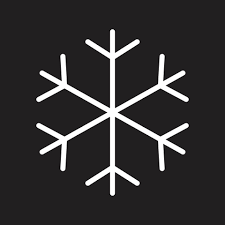
#> input picture Open CV/Brightness Control With Hand Detection OpenCV Python Source Code/snowflake.png, 225 x 225 px
$ python contour_3.py
#> lines starting #> are read from the running program, lines starting #| are printed output that depends on the picture; after the words box and inside, x2 and y2 are one past the last pixel; in counts of white or black regions, pixels touching at a corner belong together
import cv2
import numpy as np

OPENCV_MAJOR_VERSION = int(cv2.__version__.split('.')[0])

img = cv2.pyrDown(cv2.imread("snowflake.png"))
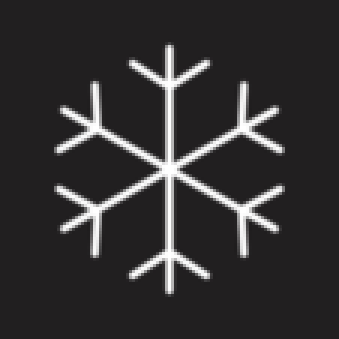
#> img: shape (113, 113, 3) (shown 3 times larger); mean B, G, R 49.5, 48.6, 50.5

ret, thresh = cv2.threshold(cv2.cvtColor(img, cv2.COLOR_BGR2GRAY),
                            127, 255, cv2.THRESH_BINARY)
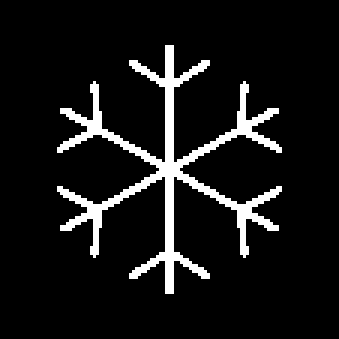
#> thresh: shape (113, 113) (shown 3 times larger); 8.6% white in thin lines or dots, all inside (x1, y1, x2, y2) = (19, 15, 94, 98)

contours, hier = cv2.findContours(thresh, cv2.RETR_EXTERNAL,
                                      cv2.CHAIN_APPROX_SIMPLE)
#> contours = 1 contour; box (x1, y1, x2, y2) and area: (19, 15, 94, 98) 748

black = np.zeros_like(img)
for cnt in contours:
    epsilon = 0.01 * cv2.arcLength(cnt,True)
    approx = cv2.approxPolyDP(cnt,epsilon,True)
    hull = cv2.convexHull(cnt)
    cv2.drawContours(black, [cnt], -1, (0, 255, 0), 2)
    cv2.drawContours(black, [approx], -1, (255, 255, 0), 2)
    cv2.drawContours(black, [hull], -1, (0, 0, 255), 2)
#> this loop made 1 pass
#> epsilon on pass 1: 8.13
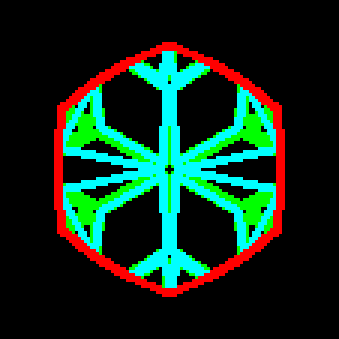
#> black: shape (113, 113, 3) (shown 3 times larger); mean of channels 0, 1, 2 30.1, 44.3, 15.3; drawn as B, G, R

cv2.imshow("hull", black)
cv2.waitKey()
cv2.destroyAllWindows()
